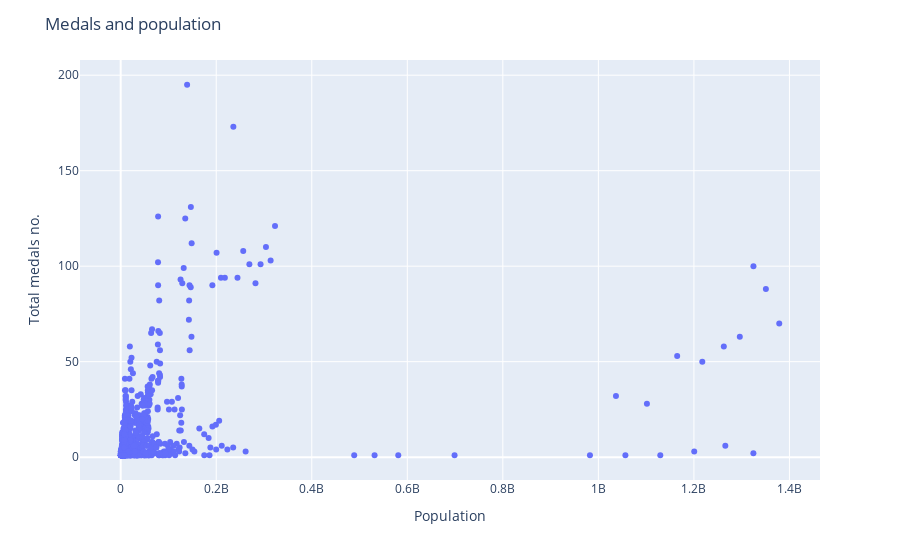

The notebook cell this image was saved under:
### Code cell
fig = px.scatter(gold_df, x='Population', y='Total')
fig.update_layout(title='Medals and population',
                   xaxis_title='Population',
                   yaxis_title='Total medals no.')
fig.show()

### Figure 1 — Plotly figure (JSON) as saved in the notebook; plotly's stock layout.template omitted (floating-point values rounded to 4 significant figures; data arrays with more than 128 entries replaced by an {"elided": "..."} marker saying what was removed)
{"data": [{"hovertemplate": "Population=%{x}<br>Total=%{y}<extra></extra>", "legendgroup": "", "marker": {"color": "#636efa", "symbol": "circle"}, "mode": "markers", "name": "", "orientation": "v", "showlegend": false, "type": "scatter", "x": {"elided": "769 int values"}, "xaxis": "x", "y": {"elided": "769 int values"}, "yaxis": "y"}], "layout": {"legend": {"tracegroupgap": 0}, "margin": {"t": 60}, "title": {"text": "Medals and population"}, "xaxis": {"anchor": "y", "domain": [0.0, 1.0], "title": {"text": "Population"}}, "yaxis": {"anchor": "x", "domain": [0.0, 1.0], "title": {"text": "Total medals no."}}}}
